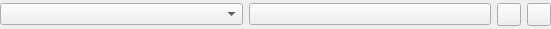
<?xml version="1.0" encoding="UTF-8"?>
<ui version="4.0">
 <class>c2bShortcutWidget</class>
 <widget class="QWidget" name="c2bShortcutWidget">
  <property name="geometry">
   <rect>
    <x>0</x>
    <y>0</y>
    <width>551</width>
    <height>29</height>
   </rect>
  </property>
  <property name="windowTitle">
   <string>Form</string>
  </property>
  <layout class="QGridLayout" name="gridLayout">
   <property name="horizontalSpacing">
    <number>-1</number>
   </property>
   <property name="verticalSpacing">
    <number>0</number>
   </property>
   <property name="margin">
    <number>0</number>
   </property>
   <item row="0" column="0">
    <widget class="QComboBox" name="Description"/>
   </item>
   <item row="0" column="1">
    <widget class="c2bShortcutPushButton" name="Shortcut">
     <property name="text">
      <string/>
     </property>
     <property name="checkable">
      <bool>true</bool>
     </property>
     <property name="flat">
      <bool>false</bool>
     </property>
    </widget>
   </item>
   <item row="0" column="2">
    <widget class="QToolButton" name="Clear">
     <property name="focusPolicy">
      <enum>Qt::NoFocus</enum>
     </property>
     <property name="statusTip">
      <string>Clear key sequence</string>
     </property>
     <property name="icon">
      <iconset resource="cb2bib.qrc">
       <normaloff>:/icons/icons/clear_left.png</normaloff>:/icons/icons/clear_left.png</iconset>
     </property>
    </widget>
   </item>
   <item row="0" column="3">
    <widget class="QToolButton" name="Reset">
     <property name="focusPolicy">
      <enum>Qt::NoFocus</enum>
     </property>
     <property name="statusTip">
      <string>Reset key sequence to default value</string>
     </property>
     <property name="icon">
      <iconset resource="cb2bib.qrc">
       <normaloff>:/icons/icons/edit-undo.png</normaloff>:/icons/icons/edit-undo.png</iconset>
     </property>
    </widget>
   </item>
  </layout>
 </widget>
 <customwidgets>
  <customwidget>
   <class>c2bShortcutPushButton</class>
   <extends>QPushButton</extends>
   <header>c2bShortcutPushButton.h</header>
  </customwidget>
 </customwidgets>
 <resources>
  <include location="cb2bib.qrc"/>
 </resources>
 <connections/>
</ui>
